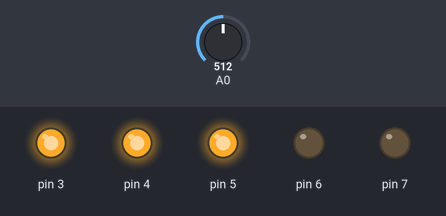
The sketch below on a simulated Arduino Uno, built with avr-gcc and run on an emulated ATmega328P. Shown: output pins drawn as LEDs (lit = HIGH). Inputs (shaded band) come from the test bench; at power-on: A0 = 512. What the sketch prints to the serial monitor is not drawn.

Above: at 1.2 s.
1.3 s: A0 set to 616
2.8 s: A0 set to 643
At 3.3 s:
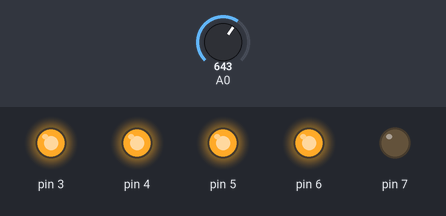
4.3 s: A0 set to 813
5.8 s: A0 set to 843
At 6.8 s:
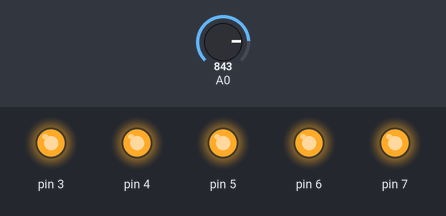
7.3 s: A0 set to 306
At 7.8 s:
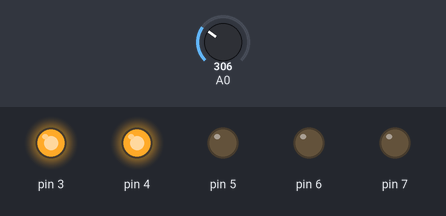
8.8 s: A0 set to 412
10.3 s: A0 set to 427
At 11.5 s:
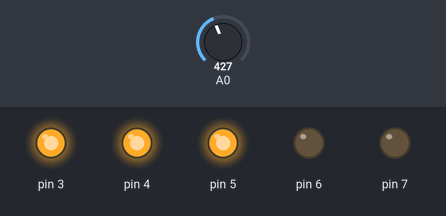
Timing chart, 0 to 12.8 s (numbered marks = the images above; inputs shaded):
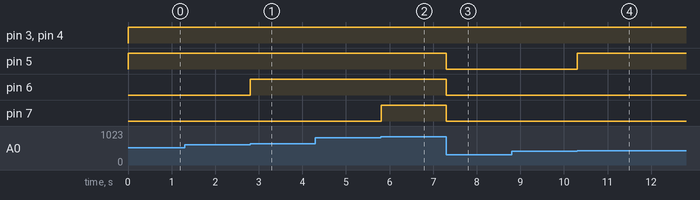

Measured:
- the behaviour switches between 624 and 625 on A0 (found by bisection; images 0 and 1)
- the behaviour switches between 828 and 829 on A0 (found by bisection; images 1 and 2)
- the behaviour switches between 419 and 420 on A0 (found by bisection; images 3 and 4)
- after the input at 2.8 s, pin 6: LOW → HIGH at once
- after the input at 5.8 s, pin 7: LOW → HIGH at once
- after the input at 7.3 s, pin 5–7: HIGH → LOW at once
- after the input at 10.3 s, pin 5: LOW → HIGH at once

The sketch:

Indicador_de_Posicion.ino
```cpp
void setup() {
  Serial.begin(9600);
  pinMode(7, OUTPUT);
  pinMode(6, OUTPUT);
  pinMode(5, OUTPUT);
  pinMode(4, OUTPUT);
  pinMode(3, OUTPUT);
}

void loop() {
  int level = map(analogRead(A0), 0, 1023, 0, 100);
  Serial.println(level);
  if (level < 5) {
    digitalWrite(3, LOW);
    digitalWrite(4, LOW);
    digitalWrite(5, LOW);
    digitalWrite(6, LOW);
    digitalWrite(7, LOW);
  } else if (level > 5 && level < 20) {
    digitalWrite(3, HIGH);
    digitalWrite(4, LOW);
    digitalWrite(5, LOW);
    digitalWrite(6, LOW);
    digitalWrite(7, LOW);
  } else if (level > 20 && level < 40) {
    digitalWrite(3, HIGH);
    digitalWrite(4, HIGH);
    digitalWrite(5, LOW);
    digitalWrite(6, LOW);
    digitalWrite(7, LOW);
  } else if (level > 40 && level < 60) {
    digitalWrite(3, HIGH);
    digitalWrite(4, HIGH);
    digitalWrite(5, HIGH);
    digitalWrite(6, LOW);
    digitalWrite(7, LOW);
  } else if (level > 60 && level < 80) {
    digitalWrite(3, HIGH);
    digitalWrite(4, HIGH);
    digitalWrite(5, HIGH);
    digitalWrite(6, HIGH);
    digitalWrite(7, LOW);
  } else if (level > 80 && level < 101) {
    digitalWrite(3, HIGH);
    digitalWrite(4, HIGH);
    digitalWrite(5, HIGH);
    digitalWrite(6, HIGH);
    digitalWrite(7, HIGH);
  }
}
```
